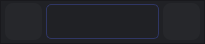
                        <widget class="QFrame" name="frame_barra_busca_do_historico">
                         <property name="minimumSize">
                          <size>
                           <width>0</width>
                           <height>44</height>
                          </size>
                         </property>
                         <property name="maximumSize">
                          <size>
                           <width>16777215</width>
                           <height>44</height>
                          </size>
                         </property>
                         <property name="styleSheet">
                          <string notr="true">background-color: rgb(32, 33, 37)</string>
                         </property>
                         <property name="frameShape">
                          <enum>QFrame::StyledPanel</enum>
                         </property>
                         <property name="frameShadow">
                          <enum>QFrame::Raised</enum>
                         </property>
                         <layout class="QHBoxLayout" name="horizontalLayout_26">
                          <property name="spacing">
                           <number>4</number>
                          </property>
                          <property name="leftMargin">
                           <number>4</number>
                          </property>
                          <property name="topMargin">
                           <number>0</number>
                          </property>
                          <property name="rightMargin">
                           <number>4</number>
                          </property>
                          <property name="bottomMargin">
                           <number>0</number>
                          </property>
                          <item>
                           <widget class="QPushButton" name="btn_pesquisa_historico_de_venda">
                            <property name="minimumSize">
                             <size>
                              <width>37</width>
                              <height>37</height>
                             </size>
                            </property>
                            <property name="maximumSize">
                             <size>
                              <width>37</width>
                              <height>37</height>
                             </size>
                            </property>
                            <property name="styleSheet">
                             <string notr="true">QPushButton {
            color: rgb(233, 234, 236);
            background-color: rgb(38, 39, 43);
            border: none;
            border-radius: 8px;
}
 QPushButton:hover {
 	background-color: rgb(49, 50, 55)
 }
QPushButton:pressed {
 	background-color: rgb(38, 39, 43);
}</string>
                            </property>
                            <property name="text">
                             <string/>
                            </property>
                            <property name="icon">
                             <iconset>
                              <normaloff>../../../images/svg_icons/icon_search.svg</normaloff>../../../images/svg_icons/icon_search.svg</iconset>
                            </property>
                            <property name="iconSize">
                             <size>
                              <width>25</width>
                              <height>25</height>
                             </size>
                            </property>
                           </widget>
                          </item>
                          <item>
                           <widget class="QLineEdit" name="line_edit_pesquisa_historico_de_venda">
                            <property name="minimumSize">
                             <size>
                              <width>0</width>
                              <height>35</height>
                             </size>
                            </property>
                            <property name="styleSheet">
                             <string notr="true">QLineEdit{
color: rgb(233, 234, 236);
border: 1px solid rgb(47, 54, 100);
border-radius: 5px;
padding-left: 5px;
}
QLineEdit:hover{
border: 1px solid rgb(64, 80, 170);
}
QLineEdit:focus{
border: 1px solid rgb(89, 109, 235);
}</string>
                            </property>
                            <property name="clearButtonEnabled">
                             <bool>false</bool>
                            </property>
                           </widget>
                          </item>
                          <item>
                           <widget class="QPushButton" name="btn_mais_opcoes_historico_de_venda">
                            <property name="minimumSize">
                             <size>
                              <width>37</width>
                              <height>37</height>
                             </size>
                            </property>
                            <property name="maximumSize">
                             <size>
                              <width>37</width>
                              <height>37</height>
                             </size>
                            </property>
                            <property name="styleSheet">
                             <string notr="true">QPushButton {
            color: rgb(233, 234, 236);
            background-color: rgb(38, 39, 43);
            border: none;
            border-radius: 8px;
}
 QPushButton:hover {
 	background-color: rgb(49, 50, 55)
 }
QPushButton:pressed {
 	background-color: rgb(38, 39, 43);
}</string>
                            </property>
                            <property name="text">
                             <string/>
                            </property>
                            <property name="icon">
                             <iconset>
                              <normaloff>../../../images/svg_icons/icon_controller_adjust.svg</normaloff>../../../images/svg_icons/icon_controller_adjust.svg</iconset>
                            </property>
                            <property name="iconSize">
                             <size>
                              <width>30</width>
                              <height>30</height>
                             </size>
                            </property>
                           </widget>
                          </item>
                         </layout>
                        </widget>
